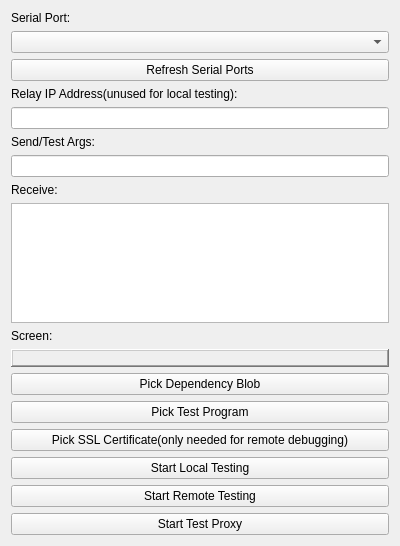
<?xml version="1.0" encoding="UTF-8"?>
<ui version="4.0">
 <class>MainWindow</class>
 <widget class="QMainWindow" name="MainWindow">
  <property name="geometry">
   <rect>
    <x>0</x>
    <y>0</y>
    <width>400</width>
    <height>546</height>
   </rect>
  </property>
  <property name="windowTitle">
   <string>LocalTester</string>
  </property>
  <widget class="QWidget" name="centralWidget">
   <layout class="QVBoxLayout" name="verticalLayout">
    <item>
     <widget class="QLabel" name="label_2">
      <property name="text">
       <string>Serial Port:</string>
      </property>
     </widget>
    </item>
    <item>
     <widget class="QComboBox" name="serialPort"/>
    </item>
    <item>
     <widget class="QPushButton" name="refreshSerialPorts">
      <property name="text">
       <string>Refresh Serial Ports</string>
      </property>
     </widget>
    </item>
    <item>
     <widget class="QLabel" name="label">
      <property name="sizePolicy">
       <sizepolicy hsizetype="Preferred" vsizetype="Fixed">
        <horstretch>0</horstretch>
        <verstretch>0</verstretch>
       </sizepolicy>
      </property>
      <property name="text">
       <string>Relay IP Address(unused for local testing):</string>
      </property>
     </widget>
    </item>
    <item>
     <widget class="QLineEdit" name="relayIp"/>
    </item>
    <item>
     <widget class="QLabel" name="label_3">
      <property name="text">
       <string>Send/Test Args:</string>
      </property>
     </widget>
    </item>
    <item>
     <widget class="QLineEdit" name="sendText"/>
    </item>
    <item>
     <widget class="QLabel" name="label_4">
      <property name="text">
       <string>Receive:</string>
      </property>
     </widget>
    </item>
    <item>
     <widget class="QTextEdit" name="receiveText">
      <property name="readOnly">
       <bool>true</bool>
      </property>
     </widget>
    </item>
    <item>
     <widget class="QLabel" name="label_5">
      <property name="text">
       <string>Screen:</string>
      </property>
     </widget>
    </item>
    <item>
     <widget class="QLabel" name="framebuffer">
      <property name="sizePolicy">
       <sizepolicy hsizetype="Expanding" vsizetype="Expanding">
        <horstretch>0</horstretch>
        <verstretch>0</verstretch>
       </sizepolicy>
      </property>
      <property name="frameShape">
       <enum>QFrame::WinPanel</enum>
      </property>
      <property name="frameShadow">
       <enum>QFrame::Raised</enum>
      </property>
      <property name="text">
       <string/>
      </property>
     </widget>
    </item>
    <item>
     <widget class="QPushButton" name="pickDependencyBlob">
      <property name="text">
       <string>Pick Dependency Blob</string>
      </property>
     </widget>
    </item>
    <item>
     <widget class="QPushButton" name="pickTestProgram">
      <property name="text">
       <string>Pick Test Program</string>
      </property>
     </widget>
    </item>
    <item>
     <widget class="QPushButton" name="pickSslCertificate">
      <property name="text">
       <string>Pick SSL Certificate(only needed for remote debugging)</string>
      </property>
     </widget>
    </item>
    <item>
     <widget class="QPushButton" name="startLocalTesting">
      <property name="text">
       <string>Start Local Testing</string>
      </property>
     </widget>
    </item>
    <item>
     <widget class="QPushButton" name="startRemoteTesting">
      <property name="text">
       <string>Start Remote Testing</string>
      </property>
     </widget>
    </item>
    <item>
     <widget class="QPushButton" name="startTestProxy">
      <property name="text">
       <string>Start Test Proxy</string>
      </property>
     </widget>
    </item>
   </layout>
  </widget>
 </widget>
 <layoutdefault spacing="6" margin="11"/>
 <resources/>
 <connections/>
</ui>
